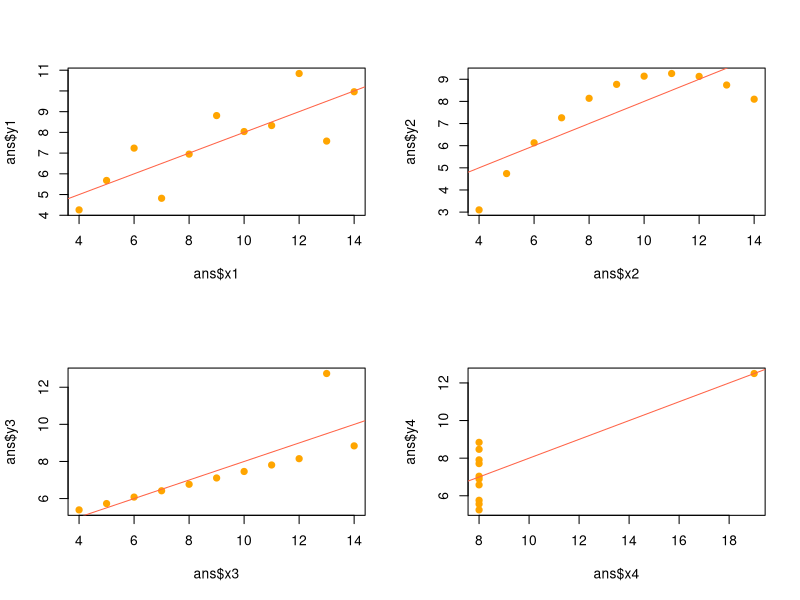
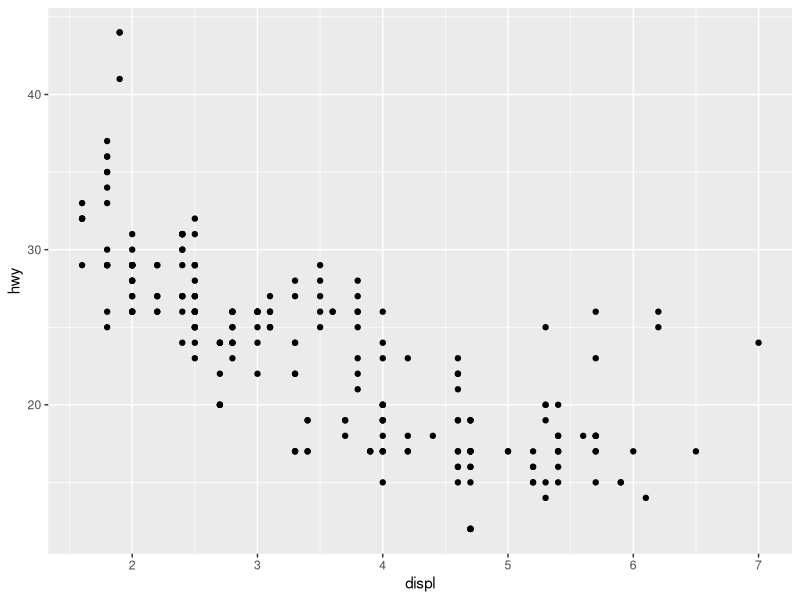
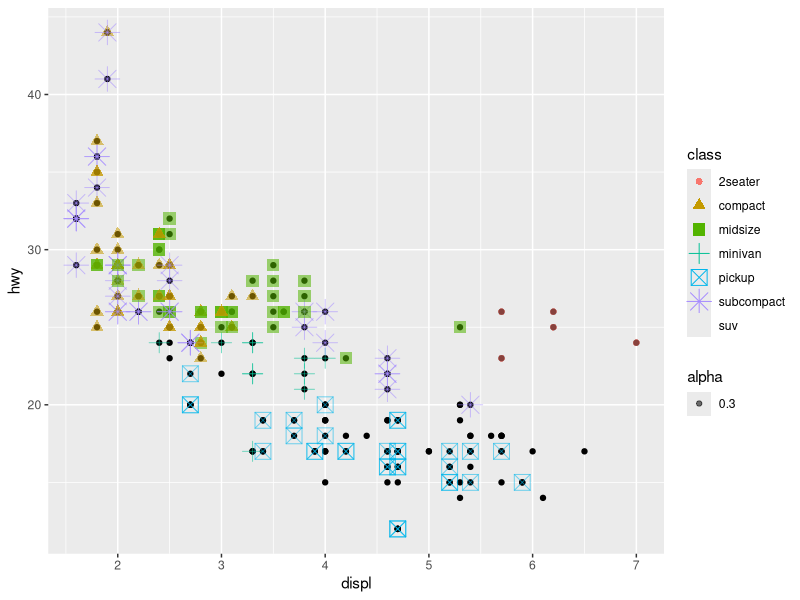
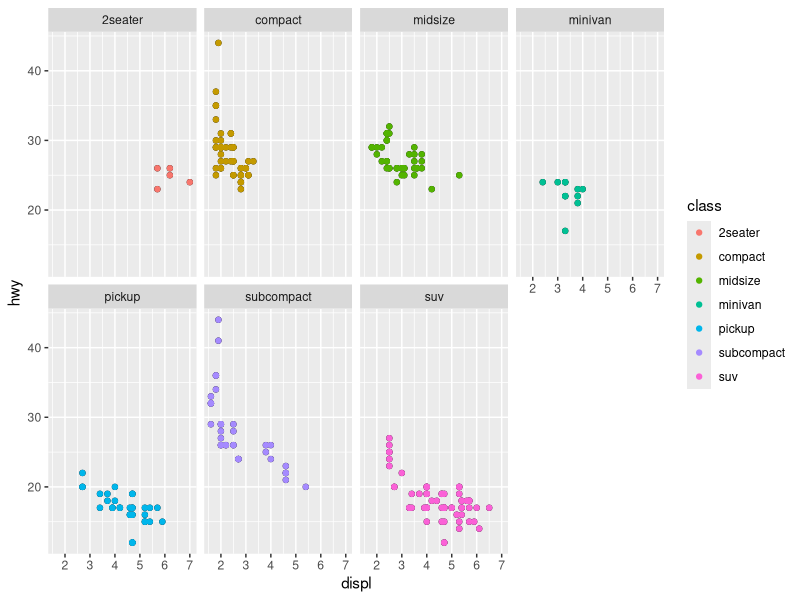
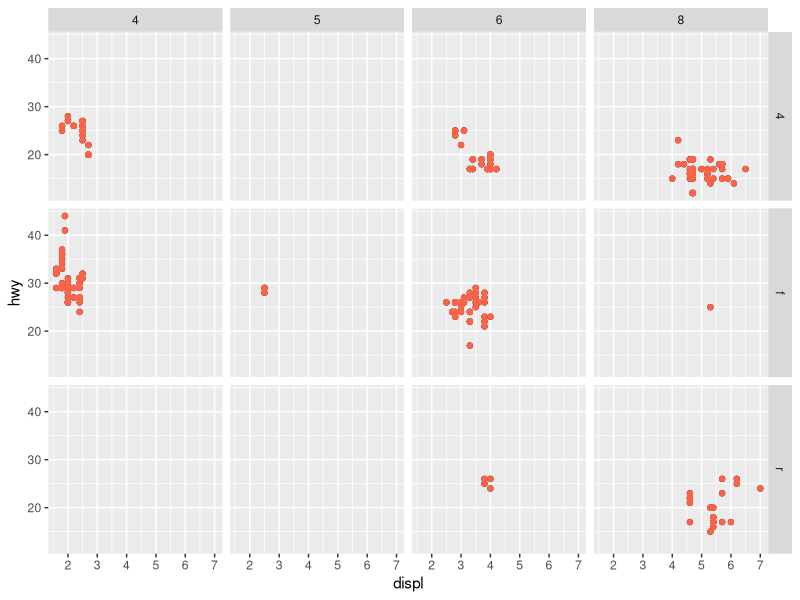
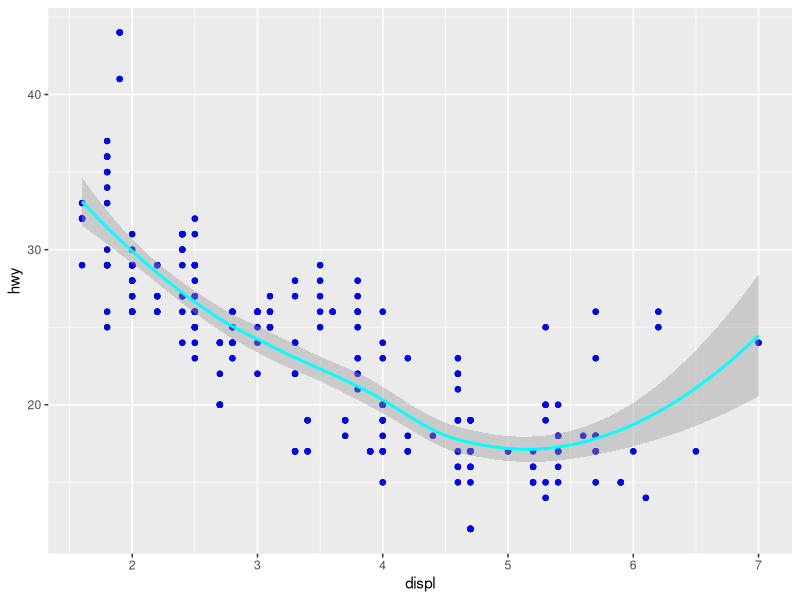
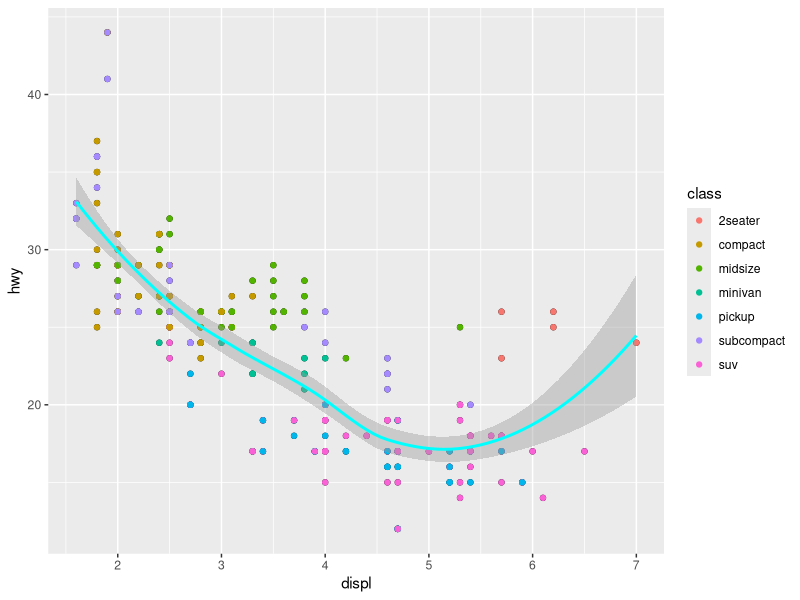
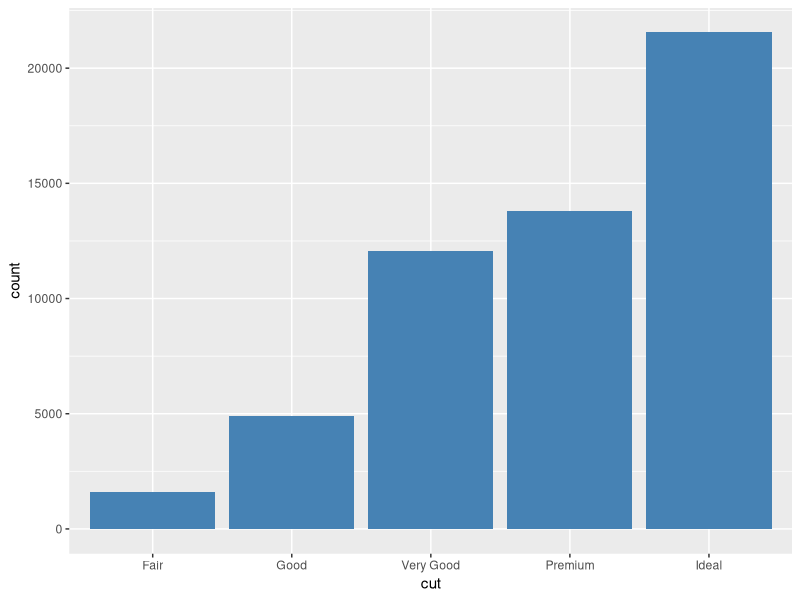

Recreate these plots in R, in order.
## ---- chunk 1
library(tidyverse)
# str(diamonds)
# str(mpg)

# Anscombe's Quartet
anscombe
ans <- anscombe
mean(ans$x1)
mean(ans$x2)
mean(ans$x3)
mean(ans$x4)

mean(ans$y1)
mean(ans$y2)
mean(ans$y3)
mean(ans$y4)

# 상관계수
cor(ans$x1, ans$y1)
cor(ans$x2, ans$y2)
cor(ans$x3, ans$y3)
cor(ans$x4, ans$y4)

# 선형회귀
lm(y1 ~ x1, data = ans)
lm(y2 ~ x2, data = ans)
lm(y3 ~ x3, data = ans)
lm(y4 ~ x4, data = ans)
# ==> 기술적 통계로 보면 전부 비슷한 수치

# 시각화
par(mfrow = c(2,2))
plot(ans$x1, ans$y1, col = 'orange', pch = 19)
abline(lm(y1 ~ x1, data = ans), col = "tomato")

plot(ans$x2, ans$y2, col = 'orange', pch = 19)
abline(lm(y2 ~ x2, data = ans), col = "tomato")

plot(ans$x3, ans$y3, col = 'orange', pch = 19)
abline(lm(y3 ~ x3, data = ans), col = "tomato")

plot(ans$x4, ans$y4, col = 'orange', pch = 19)
abline(lm(y4 ~ x4, data = ans), col = "tomato")
par(mfrow = c(1,1))
# ==> 시각화하면 전혀 다른 모습
## ---- chunk 2
p <- ggplot(data = mpg, mapping = aes(x = displ, y = hwy)) + 
  geom_point()
p

# 버블 차트, 색생과 크기, 모양, 투명도로 정보의 차이 시각화
p + geom_point(mapping = aes(color = class, size = class, shape = class, alpha = 0.3))

p + geom_point(mapping = aes(color = class)) + facet_wrap(~ class, nrow = 2)

p + geom_point(color = 'tomato') + facet_grid(drv ~ cyl)
## ---- chunk 3
p + geom_point(color = "blue") +
  geom_smooth(color = "cyan")

p + geom_point(mapping = aes(color = class)) +
  geom_smooth(color = "cyan")
# => 시각화 자료를 보니 다항회귀가 유리해보임.
## ---- chunk 4
p <- ggplot(data = diamonds)
# diamonds의 cut : geom_point() 에러 발생
p + geom_bar(mapping = aes(x = cut), fill = "steelblue")
p + stat_count(mapping = aes(x = cut), fill = 'steelblue')

p + geom_bar(mapping = aes(x = cut, fill = clarity))
p + geom_bar(mapping = aes(x = cut, fill = clarity),
             position = "fill")
p + geom_bar(mapping = aes(x = cut, fill = clarity),
             position = "dodge")
